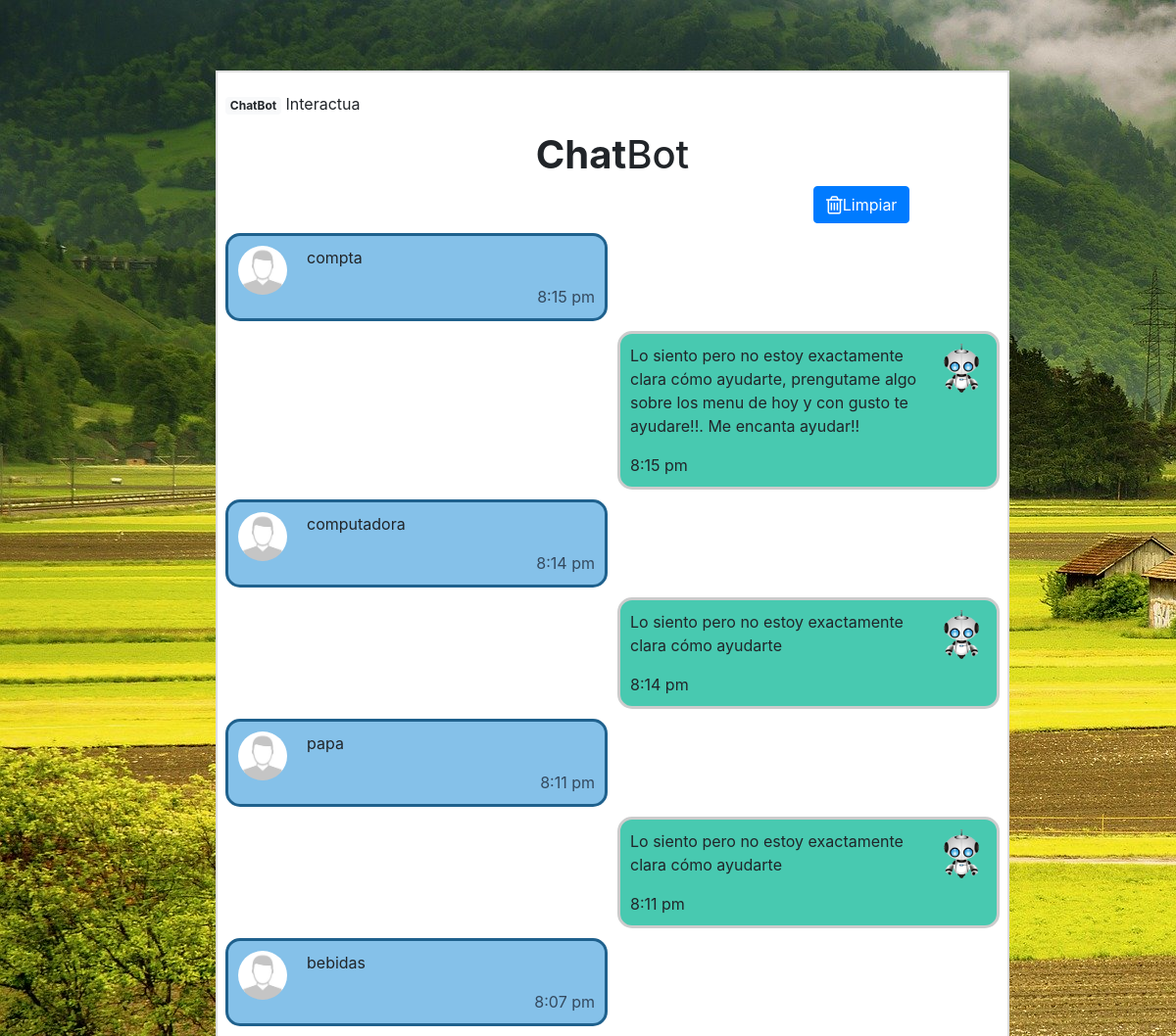
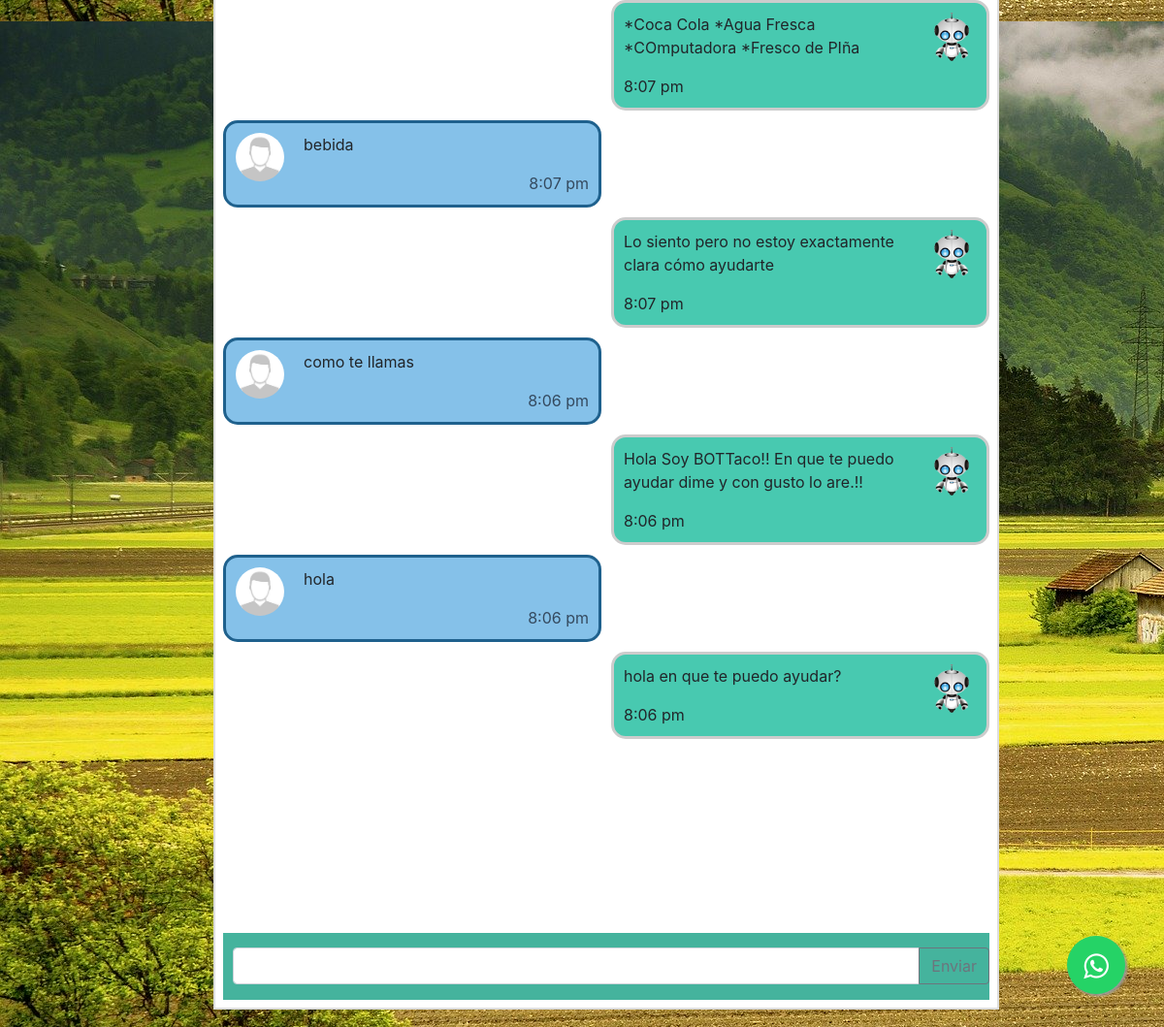
The page / on the database its author committed (2 pictures, top to bottom).
### tables this page shows
CREATE TABLE `chats` (
  `id` int(11) NOT NULL,
  `user` longtext NOT NULL,
  `chatbot` longtext NOT NULL,
  `action` varchar(255) NOT NULL,
  `del_msg` tinyint(4) NOT NULL DEFAULT 1,
  `date` datetime NOT NULL
);

### index.php (the view, shortened to what this page needs)
<?php include "db.php"; ?>
<!DOCTYPE html>
<html>
<head>
  <link rel="stylesheet" href="https://maxcdn.bootstrapcdn.com/bootstrap/4.3.1/css/bootstrap.min.css">
  <link href="https://stackpath.bootstrapcdn.com/font-awesome/4.7.0/css/font-awesome.min.css" rel="stylesheet">
<link rel="stylesheet" type="text/css" href="estilos/estilos.css">
 <link rel="stylesheet" href="css/style.css">
</head>
<body>
<link rel="stylesheet" href="https://maxcdn.bootstrapcdn.com/font-awesome/4.5.0/css/font-awesome.min.css">
<a href="https://api.whatsapp.com/send?phone=50257038259&text=Bienvidos!!!%20Mucho%20Gusto" class="float" target="_blank">
<i class="fa fa-whatsapp my-float"></i>
</a>
<br>
<br>
<br>
 <form id="cuerpo">
<span id="ref">
<div class="square">
  <p> <span class="badge badge-light">ChatBot</span>  Interactua   </p>
<center><h1><span class="logo-lg"><b>Chat</b>Bot</span></h1></center>
<button class="btn btn-primary" style="margin-left: 600px;" onclick="delete_message()">
  <i class="fa fa-trash-o fa-lg"></i>Limpiar
</button>
<br/>
  <?php
    $query="select * from chats where del_msg='1' ORDER by date DESC";
    $res=mysqli_query($conn,$query);
    while($data=mysqli_fetch_array($res)){
      $user=$data['user'];
      $chatbot=$data['chatbot'];
      $date=$data['date'];
      $timestamp = strtotime($date);
$action=$data['action'];
        $child2 = date('g:i a', $timestamp);
    ?>
<?php if ($action=='text') {?>
  <div class="container1" style="margin-right: 400px;">
    <img src="user/user.jpg" alt="Avatar" style="width:100%;">
    <p id="message"><?php echo $user;?></p>
    <span class="time-right"><?php echo $child2;?></span>
  </div>
  <div class="container1 darker" style="margin-left: 400px;">
    <img src="user/bot.png" alt="Avatar" class="right" style="width:100%;">
<div id="texto">
     <p ><?php echo $chatbot;?></p>
</div>
    <span class="time-left"><?php echo $child2;?></span>
  </div>
<?php } ?>
<?php } ?>
<div class="sticky">
  <div class="row">
     <div class="col-md-12">
       <div class="input-group mb-3">
          <input type="text" class="form-control" id="msg" onkeyup="digitsOnly(this)" >
          <br>
            <div class="input-group-append">
                <button class="btn btn-outline-secondary" type="button" onclick="send()">Enviar</button>
            </div>
        </div>
   </div>
  </div>
</div>
</div>
</span>
<br/>
 </form>
</body>
</html>

### estilos/estilos.css (style rules this page uses)
body { margin: 0 auto; max-width: 800px; padding: 0 20px; background-image: url("fondo.jpg"); background-color: #2874A6 ; }
.container1 { border: 3px solid #1F618D ; background-color: #85C1E9 ; border-radius: 15px; padding: 10px; margin: 10px 0; }
.darker { border-color: #ccc; background-color: #48C9B0 ; }
.container1::after { content: ""; clear: both; display: table; }
.container1 img { float: left; max-width: 50px; width: 100px; margin-right: 20px; border-radius: 50px; }
.container1 img.right { float: right; margin-left: 20px; margin-right: 0; }
.time-right { float: right; color: #34495E ; }
div.sticky { position: --webkit-sticky; position: sticky; bottom: 0; margin-top: 200px; background-color: #45B39D ; padding: 15px 0 0 10px; font-size: 20px; }
.square { height: auto; width: 810px; padding: 8px; background-color: #fff; border: 2px solid #dedede; padding-top: 20px; }

### css/style.css (style rules this page uses)
.float { position:fixed; width:60px; height:60px; bottom:40px; right:40px; background-color:#25d366; color:#FFF; border-radius:50px; text-align:center; font-size:30px; box-shadow: 2px 2px 3px #999; z-index:100; }
.my-float { margin-top:16px; }

### rows shown on the page
chats: user "compta", date "8:15 pm", chatbot "Lo siento pero no estoy exactamente clara cómo ayudarte, prengutame algo sobre los menu de hoy y con gusto te ayudare!!. Me encanta ayudar!!"
chats: user "computadora", date "8:14 pm", chatbot "Lo siento pero no estoy exactamente clara cómo ayudarte"
chats: user "papa", date "8:11 pm", chatbot "Lo siento pero no estoy exactamente clara cómo ayudarte"
chats: user "bebidas", date "8:07 pm", chatbot "*Coca Cola *Agua Fresca *COmputadora *Fresco de PIña"
chats: user "bebida", date "8:07 pm", chatbot "Lo siento pero no estoy exactamente clara cómo ayudarte"
chats: user "como te llamas", date "8:06 pm", chatbot "Hola Soy BOTTaco!! En que te puedo ayudar dime y con gusto lo are.!!"
chats: user "hola", date "8:06 pm", chatbot "hola en que te puedo ayudar?"
